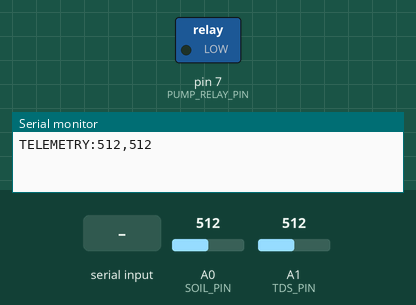
Simulated run of this sketch. Board: Arduino Uno, built with avr-gcc and run on an emulated ATmega328P. On the bench: switched loads named in the sketch (green lamp = pin HIGH), the last lines printed to the serial monitor. The test bench sets the inputs (shaded band); at power-on: A0 (SOIL_PIN) = 512, A1 (TDS_PIN) = 512.

Above: at 1.2 s.
1.3 s: "PUMP_ON:90\n" received over Serial
At 1.9 s:
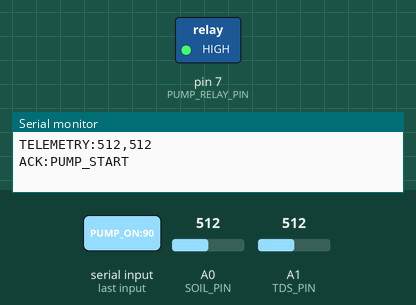
Timing chart, 0 to 17.8 s (numbered marks = the images above; inputs shaded):
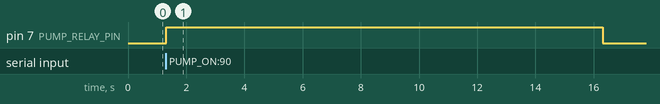

Measured:
- after the input at 1.3 s, pin 7 (PUMP_RELAY_PIN): LOW → HIGH at once, → LOW 15.0 s later

The sketch:

Aqua_kzo_Project.ino
```cpp
const int PUMP_RELAY_PIN = 7;
const int SOIL_PIN = A0;
const int TDS_PIN = A1;

unsigned long lastTelemetryTime = 0;
const unsigned long TELEMETRY_INTERVAL = 1000;

void setup() {
  Serial.begin(9600);

  // Active-HIGH Configuration: Force LOW to keep relay OFF on boot
  digitalWrite(PUMP_RELAY_PIN, LOW);
  pinMode(PUMP_RELAY_PIN, OUTPUT);
}

void loop() {
  // 1. Send live sensor readings to Python
  if (millis() - lastTelemetryTime >= TELEMETRY_INTERVAL) {
    lastTelemetryTime = millis();
    int rawSoil = analogRead(SOIL_PIN);
    int rawTDS = analogRead(TDS_PIN);

    Serial.print("TELEMETRY:");
    Serial.print(rawSoil);
    Serial.print(",");
    Serial.println(rawTDS);
  }

  // 2. Listen for execution commands from Python
  if (Serial.available() > 0) {
    String command = Serial.readStringUntil('\n');
    command.trim();

    if (command.startsWith("PUMP_ON:")) {
      float durationSeconds = command.substring(8).toFloat();
      unsigned long runTimeMs = (unsigned long)(durationSeconds * 1000.0);

      if (runTimeMs > 15000) runTimeMs = 15000; // 15s Safety clamp

      if (runTimeMs > 0) {
        Serial.println("ACK:PUMP_START");
        digitalWrite(PUMP_RELAY_PIN, HIGH); // Relay ON (Active-HIGH)
        delay(runTimeMs);
        digitalWrite(PUMP_RELAY_PIN, LOW);  // Relay OFF (Active-HIGH)
        Serial.println("ACK:PUMP_STOP");
      }
    }
    else if (command == "PUMP_OFF") {
      digitalWrite(PUMP_RELAY_PIN, LOW);   // Emergency lockout
      Serial.println("ACK:PUMP_EMERGENCY_STOP");
    }
  }
}
```
